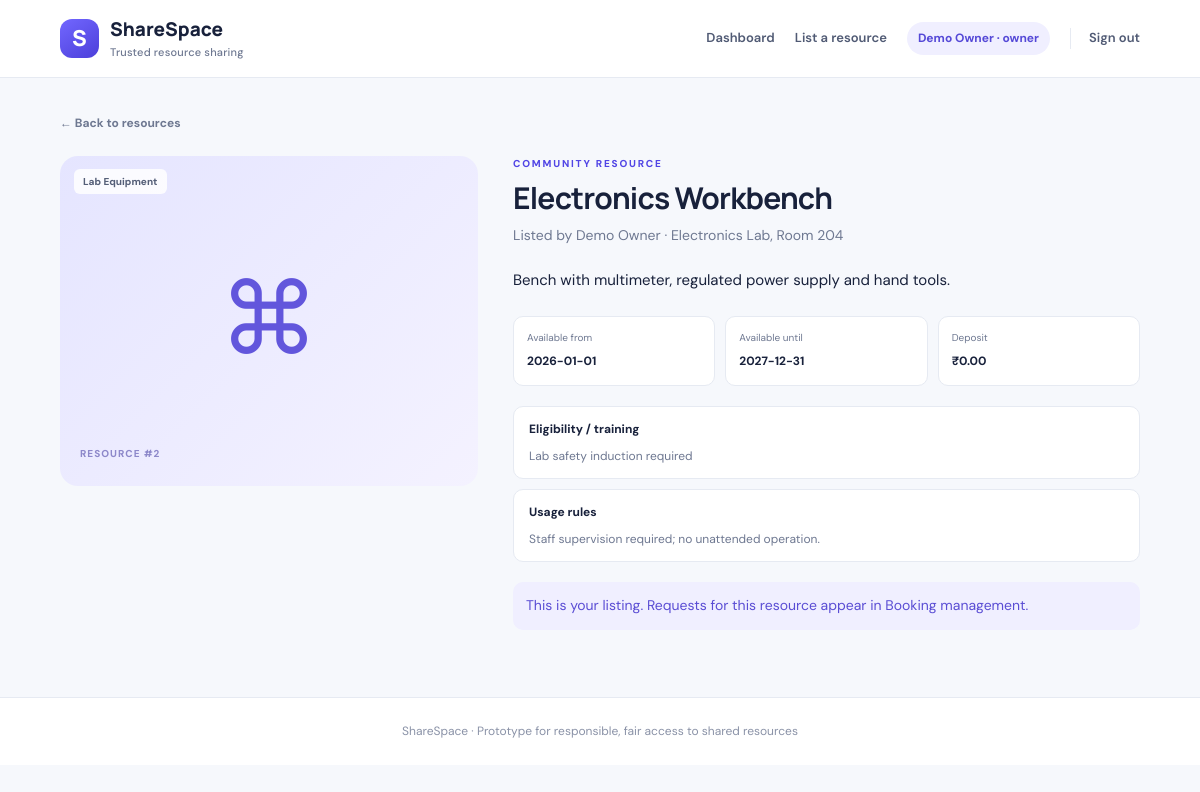
The page /resources/2 (signed in) on the database its author committed.
### tables this page shows
CREATE TABLE users(
      id INTEGER PRIMARY KEY AUTOINCREMENT, name TEXT NOT NULL, email TEXT UNIQUE NOT NULL,
      password TEXT NOT NULL, role TEXT NOT NULL DEFAULT 'user', verified INTEGER NOT NULL DEFAULT 0,
      created_at TEXT NOT NULL
    );

CREATE TABLE resources(
      id INTEGER PRIMARY KEY AUTOINCREMENT, owner_id INTEGER NOT NULL REFERENCES users(id),
      name TEXT NOT NULL, category TEXT NOT NULL, description TEXT NOT NULL, location TEXT NOT NULL,
      available_from TEXT NOT NULL, available_to TEXT NOT NULL, requirements TEXT DEFAULT '',
      rules TEXT DEFAULT '', deposit REAL DEFAULT 0, status TEXT NOT NULL DEFAULT 'active',
      created_at TEXT NOT NULL
    );

### app.py (the view)
@app.route("/resources/<int:resource_id>")
@login_required
def resource_detail(resource_id):
    resource = get_db().execute("SELECT r.*,u.name owner_name FROM resources r JOIN users u ON u.id=r.owner_id WHERE r.id=?",(resource_id,)).fetchone()
    if not resource:
        flash("Resource not found.", "danger")
        return redirect(url_for("dashboard"))
    return render_template("resource_detail.html", resource=resource)

### app.py (called while the page is built)
def get_db():
    if "db" not in g:
        g.db = sqlite3.connect(DB_PATH)
        g.db.row_factory = sqlite3.Row
        g.db.execute("PRAGMA foreign_keys = ON")
    return g.db

def login_required(fn):
    @wraps(fn)
    def wrapper(*args, **kwargs):
        if not session.get("user_id"):
            flash("Please sign in to continue.", "warning")
            return redirect(url_for("login"))
        return fn(*args, **kwargs)
    return wrapper

@app.context_processor
def inject_user():
    return {"current_user": session.get("name"), "current_role": session.get("role")}

### templates/resource_detail.html (shortened to what this page needs)
{% extends "base.html" %}{% block title %}{{ resource.name }} · ShareSpace{% endblock %}
{% block content %}<div class="detail-page"><a class="back-link" href="{{ url_for('dashboard') }}">← Back to resources</a><div class="detail-layout"><section class="detail-visual"><div class="detail-symbol">⌘</div><span class="category-tag">{{ resource.category }}</span><p>RESOURCE #{{ resource.id }}</p></section><section class="detail-content"><div class="eyebrow">COMMUNITY RESOURCE</div><h1>{{ resource.name }}</h1><p class="muted">Listed by {{ resource.owner_name }} · {{ resource.location }}</p><p class="detail-description">{{ resource.description }}</p><div class="info-grid"><div><span>Available from</span><b>{{ resource.available_from }}</b></div><div><span>Available until</span><b>{{ resource.available_to }}</b></div><div><span>Deposit</span><b>₹{{ '%.2f'|format(resource.deposit) }}</b></div></div>
{% if resource.requirements %}<div class="rule-panel"><b>Eligibility / training</b><p>{{ resource.requirements }}</p></div>{% endif %}{% if resource.rules %}<div class="rule-panel"><b>Usage rules</b><p>{{ resource.rules }}</p></div>{% endif %}
{% if resource.owner_id == session.get('user_id') %}<div class="notice">This is your listing. Requests for this resource appear in Booking management.</div>{% endif %}</section></div></div>{% endblock %}

### templates/base.html (shortened to what this page needs)
<!doctype html>
<html lang="en">
<head>
  <link rel="stylesheet" href="{{ url_for('static', filename='style.css') }}">
</head>
<body>
<header class="topbar">
  <a class="brand" href="{{ url_for('dashboard') if current_user else url_for('login') }}"><span class="brand-mark">S</span><span>ShareSpace<small>Trusted resource sharing</small></span></a>
  {% if current_user %}
  <nav><a href="{{ url_for('dashboard') }}">Dashboard</a>{% if current_role in ['owner','manager','admin'] %}<a href="{{ url_for('new_resource') }}">List a resource</a>{% endif %}{% if current_role in ['manager','admin'] %}<a href="{{ url_for('admin') }}">Admin & audit</a>{% endif %}<span class="user-chip">{{ current_user }} · {{ current_role }}</span><a class="nav-logout" href="{{ url_for('logout') }}">Sign out</a></nav>
  {% endif %}
</header>
<main class="page">
  {% block content %}{% endblock %}
</main>
<footer>ShareSpace · Prototype for responsible, fair access to shared resources</footer>
</body></html>

### static/style.css (style rules this page uses)
:root { --ink:#18213b;--muted:#6e7891;--line:#e6eaf2;--bg:#f6f8fc;--primary:#5145e5;--primary-dark:#4035c7;--green:#16845b;--red:#c63f4e;--amber:#a46b0a;--white:#fff;--shadow:0 8px 28px rgba(29,43,81,.06) }
* { box-sizing:border-box }
body { margin:0;background:var(--bg);color:var(--ink);font-family:'DM Sans',sans-serif;font-size:14px;line-height:1.55 }
a { color:var(--primary);text-decoration:none }
.topbar { height:auto;min-height:78px;background:#fff;border-bottom:1px solid var(--line);padding:14px max(5vw,22px);display:flex;align-items:center;justify-content:space-between;gap:22px }
.brand { display:flex;align-items:center;gap:11px;color:var(--ink);font-family:Manrope,sans-serif;font-size:19px;font-weight:800;line-height:1.2 }
.brand small { display:block;color:var(--muted);font:500 11px 'DM Sans',sans-serif;letter-spacing:.2px;margin-top:4px }
.brand-mark { width:39px;height:39px;background:linear-gradient(145deg,#7267ff,#4c3fda);color:#fff;border-radius:12px;display:grid;place-items:center;font-size:22px }
.topbar nav { display:flex;align-items:center;gap:20px;flex-wrap:wrap }
.topbar nav>a { color:#505a74;font-weight:600;font-size:13px }
.user-chip { background:#f0efff;color:#5549d7;border-radius:20px;padding:7px 11px;font-size:12px;font-weight:700 }
.nav-logout { border-left:1px solid var(--line);padding-left:18px }
.page { max-width:1240px;width:90%;margin:34px auto 65px;min-height:65vh }
footer { text-align:center;color:#8a92a7;font-size:12px;padding:24px;border-top:1px solid var(--line);background:#fff }
.eyebrow { font-size:10px;letter-spacing:1.8px;font-weight:800;color:var(--primary);margin-bottom:8px }
h1,h2,h3 { font-family:Manrope,sans-serif;line-height:1.25;margin:0;color:var(--ink) }
h1 { font-size:30px;letter-spacing:-.8px }
p { margin:8px 0 }
.muted { color:var(--muted) }
.category-tag { position:absolute;top:13px;left:14px;background:#ffffffdb;padding:5px 9px;border-radius:6px;font-size:10px;font-weight:800;color:#555f78;z-index:2 }
.back-link { display:inline-block;color:#6e7891;font-weight:700;font-size:12px;margin-bottom:23px }
.detail-layout { display:grid;grid-template-columns:.8fr 1.2fr;gap:35px;align-items:start }
.detail-visual { height:330px;border-radius:18px;background:linear-gradient(135deg,#e5e5ff,#f4f2ff);display:flex;align-items:center;justify-content:center;position:relative;overflow:hidden }
.detail-symbol { font-size:100px;color:#6256dc }
.detail-visual p { position:absolute;bottom:16px;left:20px;color:#8d88ca;font-size:10px;letter-spacing:1px;font-weight:800 }
.detail-content h1 { margin:4px 0 8px }
.detail-description { font-size:15px;line-height:1.7;margin:22px 0 }
.info-grid { display:grid;grid-template-columns:repeat(3,1fr);gap:10px;margin:20px 0 }
.info-grid>div { padding:13px;background:#fff;border:1px solid var(--line);border-radius:10px }
.info-grid span { display:block;font-size:10px;color:var(--muted);margin-bottom:5px }
.info-grid b { font-size:12px }
.rule-panel { padding:13px 15px;background:#fff;border:1px solid var(--line);border-radius:10px;margin:10px 0;font-size:12px }
.rule-panel p { color:var(--muted);margin-bottom:0 }
.notice { background:#f0efff;border-radius:10px;padding:13px;color:#5a4dd4;margin-top:20px }

### rows shown on the page
users: name "Demo Owner", role "owner", owner_name "Demo Owner"
resources: category "Lab Equipment", id "2", name "Electronics Workbench", location "Electronics Lab, Room 204", description "Bench with multimeter, regulated power supply and hand tools.", available_from "2026-01-01", available_to "2027-12-31", deposit "0.00", requirements "Lab safety induction required", rules "Staff supervision required; no unattended operation."
